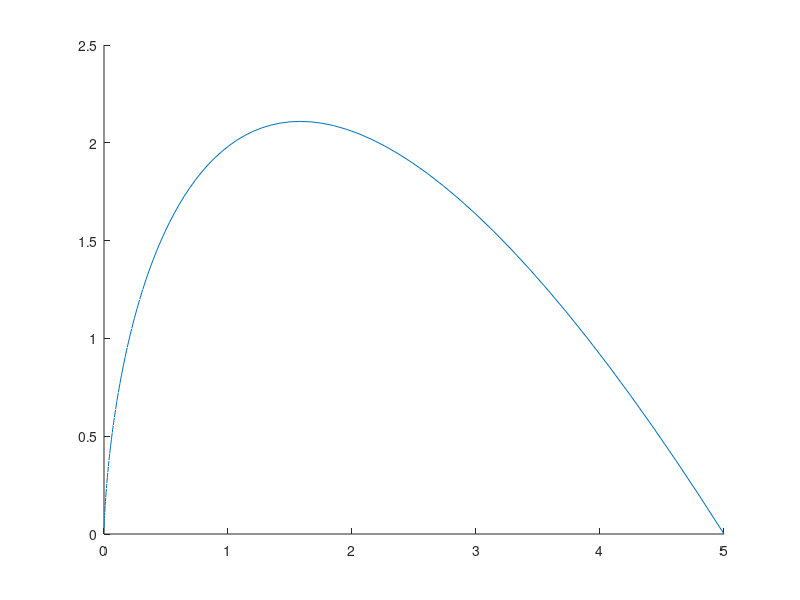

Reproduce this figure in MATLAB. (Note: this script raises an error after producing the figure.)

%code to plot BezCurve
points_number_input=input('How many points?  ');

[Coordinates_input]=input('Enter Co-ordinates in array form ');
 
n_p = points_number_input -1;    
    
for    i=0:1:n_p

    combination(i+1)= factorial(n_p)/(factorial(i)*factorial(n_p-i));   

end

Mat_fin=[];
    
 Mat_emp=[];

 for k=0:0.01:1 %filling in mat values
     
    for i=1:points_number_input
        
        Mat_emp(i)=combination(i)*((1-k)^(points_number_input-i))*(k^(i-1)); %recursive def of bezier curve
    end
    
            Mat_fin=cat(1,Mat_fin,Mat_emp); %combining matrices
            
                end
Mat_new=Mat_fin*Coordinates_input;

    line(Mat_new(:,1),Mat_new(:,2),Mat_new(:,3))

    line(Coordinates_input(:,1),Coordinates_input(:,2),Coordinates_input(:,3))
    
    
    

    
